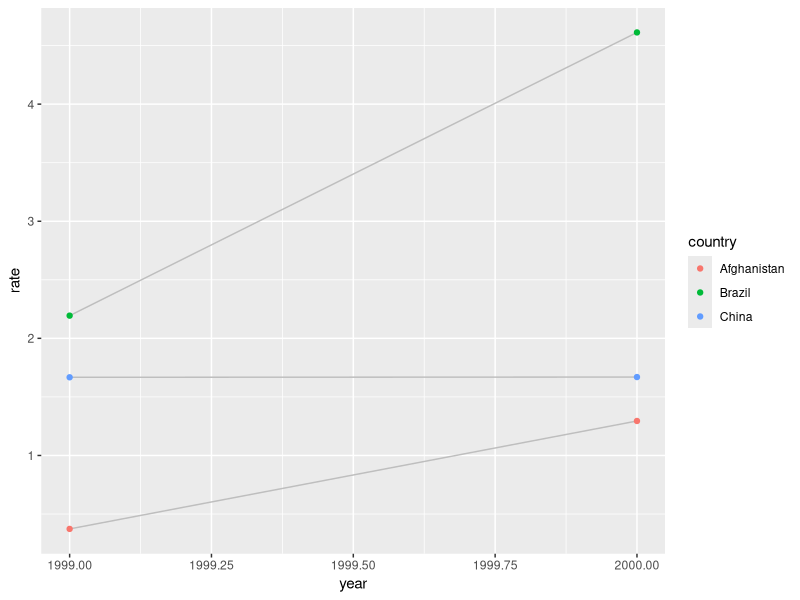

Source code (R):
## ---- chunk 1
library(tidyverse)
## ---- chunk 2
table1 
## ---- chunk 3
table2
## ---- chunk 4
table3
## ---- chunk 5
table4a
## ---- chunk 6
table1 %>% mutate(rate = (cases/population) * 10000)
## ---- chunk 7
table1 %>% count(year, wt = cases)
## ---- chunk 8
ggplot(data = table1 %>% mutate(rate = (cases/population) * 10000)  , aes(x = year, y = rate)) + 
  geom_line(aes(group = country), color = 'gray')+
  geom_point(aes(color = country))
## ---- chunk 9
# Select year, country and population, and
# turn the long dataframe into a wide one
#spread is a fxn in tidyr that has takes two arguments(key & value)
#key will be the column in the resulting dataframe we create
table1 %>% select(c(year,country,population))
## ---- chunk 10
table1 %>% select(c(year,country,population)) %>% spread(key = country, value = population)
## ---- chunk 11
# Select year, country and cases, and
# turn the long dataframe into a wide one
#spread is a fxn in tidyr that has takes two arguments(key & value)
#key will be the column in the resulting dataframe we create
table1 %>% select(c(year,country, cases))
## ---- chunk 12
table1 %>% mutate(rate = (cases/population) * 10000)
## ---- chunk 13
table1 %>% mutate(rate = (cases/population) * 10000) %>% select(c(year,country,rate)) %>% spread(key = country, value = rate)
## ---- chunk 14
# Create a wide dataframe
table1.wide = table1 %>% filter(!is.na(cases)) %>% mutate(rate = (cases/population) * 10000) %>% select(c(year,country,rate)) %>% spread(key = country, value = rate)

head(table1.wide)
## ---- chunk 15
# Convert wide dataframe to a long one
#The gather() is a fxn in Tidyr that converts a wide dataframe to a long one
head(table1.wide)
## ---- chunk 16
table1.wide %>% gather(key = 'country', 'rate', -year)
## ---- chunk 17
# Exporting data
write_csv(table1.wide, file = 'table1wide.csv')
